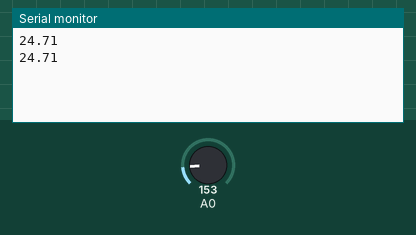
A sketch run on a simulated Arduino Uno, built with avr-gcc and run on an emulated ATmega328P. On the bench: the last lines printed to the serial monitor. The inputs (shaded band) are chosen by the test bench; at power-on: A0 = 153.

Above: at 3.8 s.
3.9 s: A0 set to 165
At 7.2 s:
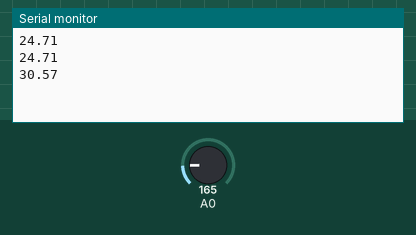
7.8 s: A0 set to 175
At 9.5 s:
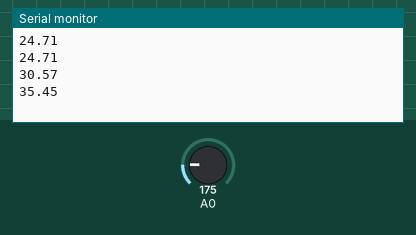
Timing chart, 0 to 11.0 s (numbered marks = the images above; inputs shaded):
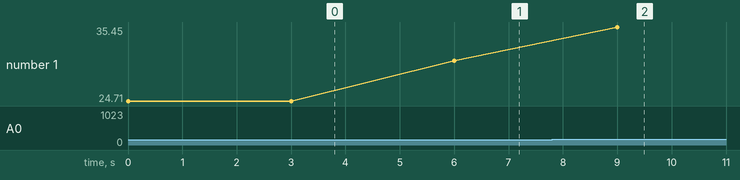

Measured:
- after the input at 3.9 s, the serial monitor: prints a new line after 2.1 s (image 1)
- after the input at 7.8 s, the serial monitor: prints a new line after 1.2 s (image 2)
- plotted number 1: 24.71 → 30.57 after the input at 3.9 s, 30.57 → 35.45 after the input at 7.8 s

The sketch:

tmp36.ino
```cpp
const int tmp36=A0;
int sensorvalue=0;
float voltage=0;
float tmp=0;


void setup() {
  // put your setup code here, to run once:
  Serial.begin(9600);
}

void loop() {
  // put your main code here, to run repeatedly:

        sensorvalue=analogRead(A0);
        voltage=(sensorvalue/1024.0)*5.0;
        tmp=(voltage-0.5)*100.0;
        Serial.println(tmp);
        delay(3000);

}
```
